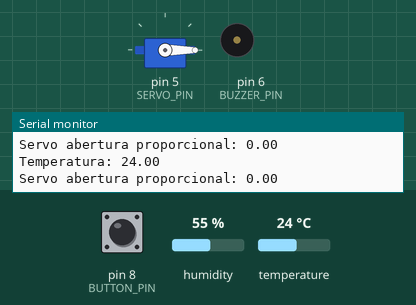
Simulated run of this sketch. Board: Arduino Uno, built with avr-gcc and run on an emulated ATmega328P. On the bench: servo, buzzer (waves = sounding), the last lines printed to the serial monitor. The inputs (shaded band) are chosen by the test bench; at power-on: temperature 24 °C, pin 8 (BUTTON_PIN) HIGH, humidity 55 %.

Above: at 2.8 s.
2.9 s: temperature set to 41 °C
At 4.3 s:
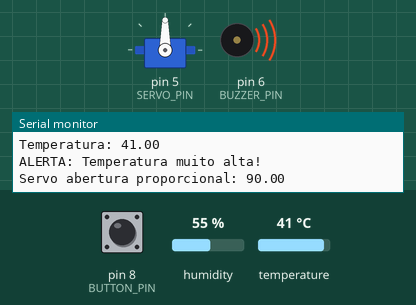
5.6 s: pin 8 (BUTTON_PIN) pulled LOW for 2.35 s
At 7.4 s:
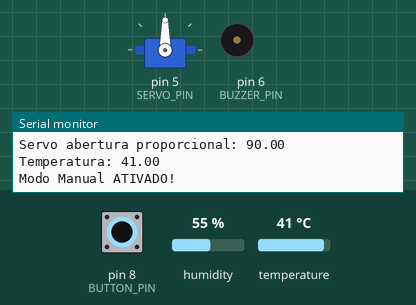
9.4 s: pin 8 (BUTTON_PIN) pulled LOW for 2.35 s
At 11.0 s:
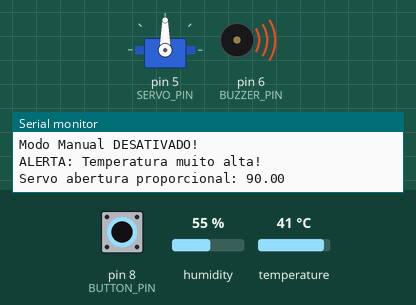
13.2 s: temperature set to 35.4 °C
15.9 s: temperature set to 34.3 °C
At 16.8 s:
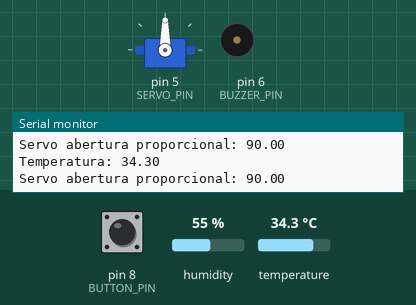
18.6 s: temperature set to 9 °C
At 21.2 s:
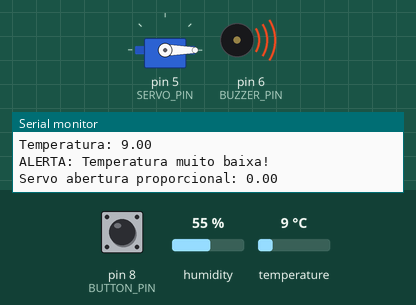
Timing chart, 0 to 22.7 s (numbered marks = the images above; inputs shaded):
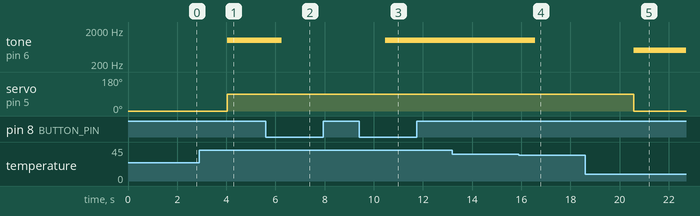

The sketch:

ARDUINO.ino
```cpp
#include <Servo.h>
#include <DHT.h>

#define DHTPIN 7
#define DHTTYPE DHT22
#define SERVO_PIN 5
#define BUZZER_PIN 6
#define BUTTON_PIN 8

#define TEMP_VENTILACAO_BAIXA 25.0
#define TEMP_VENTILACAO_ALTA 28.0
#define TEMP_ALERTA_CRITICO 35.0
#define TEMP_ALERTA_MINIMO 10.0

DHT dht(DHTPIN, DHTTYPE);
Servo servoVentilacao;

bool modoManual = false;
bool estadoBotaoAnterior = HIGH;

void setup() {
  Serial.begin(9600);
  dht.begin();
  servoVentilacao.attach(SERVO_PIN);
  pinMode(BUZZER_PIN, OUTPUT);
  pinMode(BUTTON_PIN, INPUT_PULLUP);
  servoVentilacao.write(0);
  Serial.println("Teste do sistema iniciado.");
}

void loop() {
  // --- Leitura do DHT22 ---
  float temperatura = dht.readTemperature();
  if (isnan(temperatura)) {
    Serial.println("Erro: DHT22 nao leu temperatura!");
  } else {
    Serial.print("Temperatura: ");
    Serial.println(temperatura);
  }

  // --- Leitura do botão ---
  bool estadoBotaoAtual = digitalRead(BUTTON_PIN);
  if (estadoBotaoAtual == LOW && estadoBotaoAnterior == HIGH) {
    modoManual = !modoManual;
    delay(200); // debounce
    if (modoManual) {
      Serial.println("Modo Manual ATIVADO!");
      servoVentilacao.write(90);
      noTone(BUZZER_PIN);
    } else {
      Serial.println("Modo Manual DESATIVADO!");
    }
  }
  estadoBotaoAnterior = estadoBotaoAtual;

  // --- Controle automático ---
  if (!modoManual && !isnan(temperatura)) {
    // Alertas críticos
    if (temperatura > TEMP_ALERTA_CRITICO) {
      tone(BUZZER_PIN, 1000);
      Serial.println("ALERTA: Temperatura muito alta!");
    } else if (temperatura < TEMP_ALERTA_MINIMO) {
      tone(BUZZER_PIN, 500);
      Serial.println("ALERTA: Temperatura muito baixa!");
    } else {
      noTone(BUZZER_PIN);
    }

    // Controle proporcional do servo
    float abertura = 0.0;
    if (temperatura >= TEMP_VENTILACAO_ALTA) {
      abertura = 90.0;
    } else if (temperatura > TEMP_VENTILACAO_BAIXA) {
      abertura = ((temperatura - TEMP_VENTILACAO_BAIXA) /
                 (TEMP_VENTILACAO_ALTA - TEMP_VENTILACAO_BAIXA)) * 90.0;
    } else {
      abertura = 0.0;
    }

    servoVentilacao.write(abertura);
    Serial.print("Servo abertura proporcional: ");
    Serial.println(abertura);
  }

  delay(2000); // Aguarda 2 segundos
}
```

Measured:
- the behaviour switches between 35.1 and 35 °C on temperature (found by bisection; images 3 and 4)
- after the input at 2.9 s, tone on pin 6 (BUZZER_PIN): silent → 1000 Hz after 1.1 s; servo on pin 5 (SERVO_PIN): 0° → 90° after 1.1 s
- after the input at 5.6 s, tone on pin 6 (BUZZER_PIN): 1000 Hz → silent after 0.66 s
- after the input at 9.4 s, tone on pin 6 (BUZZER_PIN): silent → 1000 Hz after 1.1 s
- after the input at 15.9 s, tone on pin 6 (BUZZER_PIN): 1000 Hz → silent after 0.67 s
- after the input at 18.6 s, tone on pin 6 (BUZZER_PIN): silent → 500 Hz after 2.0 s; servo on pin 5 (SERVO_PIN): 90° → 0° after 2.0 s
